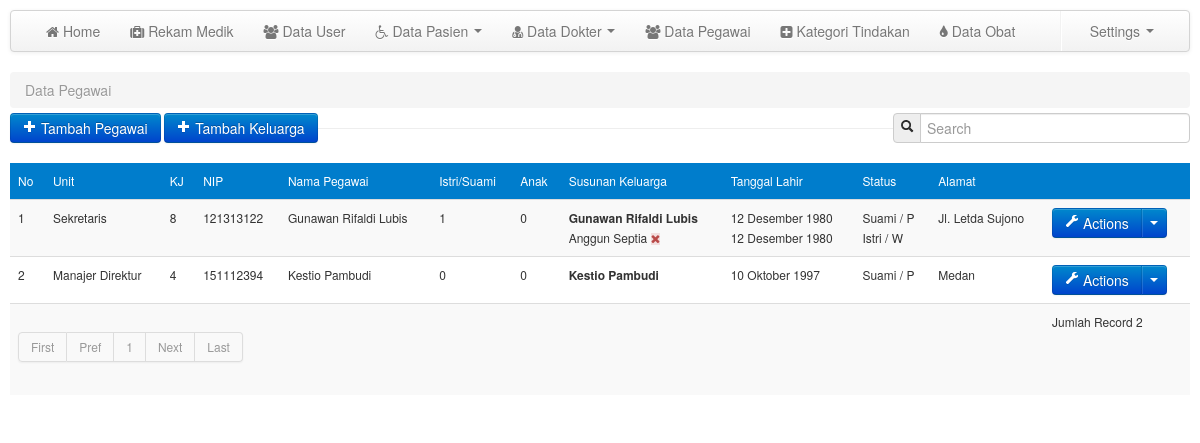
Page /media.php?module=pegawai (signed in) on the committed database.
### tables this page shows
CREATE TABLE `pegawai` (
  `id_pegawai` int(10) NOT NULL,
  `nip` varchar(50) NOT NULL,
  `kj` varchar(100) NOT NULL,
  `nama_pegawai` varchar(300) NOT NULL,
  `unit` varchar(150) NOT NULL,
  `jk` varchar(100) NOT NULL,
  `alamat` varchar(300) NOT NULL,
  `status_kel` varchar(50) NOT NULL,
  `tgl_lhr` date NOT NULL
);

CREATE TABLE `pegawai_kel` (
  `id_kpeg` int(5) NOT NULL,
  `nip_pegawai` int(20) NOT NULL,
  `nama_kpeg` varchar(150) NOT NULL,
  `jk_kpeg` varchar(150) NOT NULL,
  `tgllahir_kpeg` date NOT NULL,
  `alamat_kpeg` text NOT NULL,
  `status_kpeg` varchar(150) NOT NULL
);

### config/fungsi_indotgl.php (called while the page is built, shortened)
<?php
	function tgl_indo($tgl){
			$tanggal = substr($tgl,8,2);
			$bulan = getBulan(substr($tgl,5,2));
			$tahun = substr($tgl,0,4);
			return $tanggal.' '.$bulan.' '.$tahun;
	}
	function getBulan($bln){
				switch ($bln){
					case 10:
						return "Oktober";
						break;
					case 12:
						return "Desember";
						break;
				}
			}
?>

### mod_pegawai/pegawai.php (the view, shortened to what this page needs)
<?php
$aksi="mod_pegawai/aksi_pegawai.php";
switch($_GET['act']){
	default:
	$p      = new Paging;
    $batas  = 10;
    $posisi = $p->cariPosisi($batas);
?>
	<section>
		<ul class="breadcrumb" style="margin-bottom: 5px;">
			<li class="active">Data Pegawai</li>
		</ul>
		<div class="control-group pull-left">
			<button class="btn btn-primary" type="button" onclick="window.location='media.php?module=pegawai&&act=tambah'"><i class="icon-plus icon-white"></i> Tambah Pegawai</button>
            <button class="btn btn-primary" type="button" onclick="window.location='media.php?module=pegawai&&act=tambah_keluarga'"><i class="icon-plus icon-white"></i> Tambah Keluarga</button>
		</div>
		<form class="form-search pull-right">
							<div class="input-prepend">
								<span class="add-on"><i class="icon-search"></i></span>
								<input class="span3" id="txtcari" type="text" placeholder="Search">
							</div>
		</form>
		<hr>
		<div class="row-fluid">
			<div class="span12 pull-left">
				<div id="tabel_awal">
				<table class="table table-striped pegawai">
					<thead>
						<tr class="head1">
							<td>No</td><td>Unit</td><td>KJ</td><td>NIP</td><td>Nama Pegawai</td><td>Istri/Suami</td><td>Anak</td><td>Susunan Keluarga</td><td>Tanggal Lahir</td><td>Status</td><td>Alamat</td><td></td>
						</tr>
					</thead>
					<tbody>
					<?php
					$query=mysql_query("SELECT * FROM pegawai ORDER BY nama_pegawai ASC LIMIT $posisi,$batas");
					$no=$posisi+1;
					while($r=mysql_fetch_array($query)){
                        $nip=$r['nip'];
					?>
						<tr>
							<td><?php echo $no; ?></td><td><?php echo $r['unit']; ?></td><td><?php echo $r['kj']; ?></td><td><?php echo $r['nip']; ?></td><td><?php echo $r['nama_pegawai']; ?></td>
                            <td>
                                <?php
                                if($r['status_kel']=='Istri'){
                                    $query_suami=mysql_query("SELECT * FROM pegawai, pegawai_kel WHERE pegawai_kel.nip_pegawai=$nip AND pegawai_kel.nip_pegawai=pegawai.nip AND pegawai_kel.status_kpeg='Suami'");
                                    echo mysql_num_rows($query_suami);
                                }
                                elseif($r['status_kel']=='Suami'){
                                    $query_istri=mysql_query("SELECT * FROM pegawai, pegawai_kel WHERE pegawai_kel.nip_pegawai=$nip AND pegawai_kel.nip_pegawai=pegawai.nip AND pegawai_kel.status_kpeg='Istri'");
                                    echo mysql_num_rows($query_istri);
                                }
                                ?>
                        </td>
                            <td>
                            <?php
                                $query_anak=mysql_query("SELECT * FROM pegawai, pegawai_kel WHERE pegawai_kel.nip_pegawai=$nip AND pegawai_kel.nip_pegawai=pegawai.nip AND pegawai_kel.status_kpeg='Anak Kandung'");
                                echo mysql_num_rows($query_anak);
                                ?>
                            </td>
                            <td>
                            <?php
                            echo "<b>".$r['nama_pegawai']."</b><br>";
                                $query_kel=mysql_query("SELECT * FROM pegawai, pegawai_kel WHERE pegawai_kel.nip_pegawai=$nip AND pegawai_kel.nip_pegawai=pegawai.nip ORDER BY pegawai_kel.id_kpeg ASC");
                                while($r_kel=mysql_fetch_array($query_kel)){
                                    echo $r_kel['nama_kpeg']." <a href='$aksi?module=hapus_kel&&id_kpeg=$r_kel[id_kpeg]'><span class='fa fa-close alert-danger'></span></a>"."<br>";
                                }
                                ?>
                            </td>
                            <td><?php echo tgl_indo($r['tgl_lhr'])."<br>";
                                $query_kel=mysql_query("SELECT * FROM pegawai, pegawai_kel WHERE pegawai_kel.nip_pegawai=$nip AND pegawai_kel.nip_pegawai=pegawai.nip ORDER BY pegawai_kel.id_kpeg ASC");
                                while($r_kel=mysql_fetch_array($query_kel)){
                                    echo tgl_indo($r_kel['tgllahir_kpeg'])."<br>";
                                }
                                ?></td><td><?php  echo $r['status_kel']." / ".$r['jk']."<br>";
                            $query_kel=mysql_query("SELECT * FROM pegawai, pegawai_kel WHERE pegawai_kel.nip_pegawai=$nip AND pegawai_kel.nip_pegawai=pegawai.nip ORDER BY pegawai_kel.id_kpeg ASC");
                                while($r_kel=mysql_fetch_array($query_kel)){
                                    echo $r_kel['status_kpeg']." / ".$r_kel['jk_kpeg']."<br>";
                                }
                            ?></td><td><?php  echo $r['alamat'] ?></td><td><div class="btn-group">
								<a class="btn btn-primary" href="#"><i class="icon-wrench icon-white"></i> Actions</a>
								<a class="btn btn-primary dropdown-toggle" data-toggle="dropdown" href="#"><span class="caret"></span></a>
							</div></td>
						</tr>
					<?php
					$no++;
					}
					?>
					<tr>
							<td colspan="11">
							<?php
							$jmldata=mysql_num_rows(mysql_query("SELECT * FROM pegawai"));
							$jmlhalaman  = $p->jumlahHalaman($jmldata, $batas);
							$linkHalaman = $p->navHalaman($_GET['halaman'], $jmlhalaman);
							echo "$linkHalaman";
							?><td>Jumlah Record <?php echo $jmldata; ?></td>
						</tr>
					</tbody>
				</table>
				</div>
			</div>
		</div>
	</section>
<?php
break;
?>
<?php
}
?>

### css/custom.css (style rules this page uses)
nav,header,section,footer { margin:10px 10px 0 10px; }
table .head1 { background:#007dcc; color:#fff; font-size:15px; }
.pegawai td { font-size: 12px; }

### rows in the picture
pegawai: unit "Sekretaris", kj "8", nip "121313122", nama_pegawai "Gunawan Rifaldi Lubis", mysql_num_rows($query_istri) "1", mysql_num_rows($query_anak) "0", pegawai_kel.nama_kpeg "Anggun Septia", tgl_lhr "12 Desember 1980", pegawai_kel.tgllahir_kpeg "12 Desember 1980", status_kel "Suami", jk "P", pegawai_kel.status_kpeg "Istri", pegawai_kel.jk_kpeg "W", alamat "Jl. Letda Sujono"
pegawai: unit "Manajer Direktur", kj "4", nip "151112394", nama_pegawai "Kestio Pambudi", mysql_num_rows($query_istri) "0", mysql_num_rows($query_anak) "0", tgl_lhr "10 Oktober 1997", status_kel "Suami", jk "P", alamat "Medan"

### other values in the picture
$halaman_aktif "1"
$jmldata "2"
